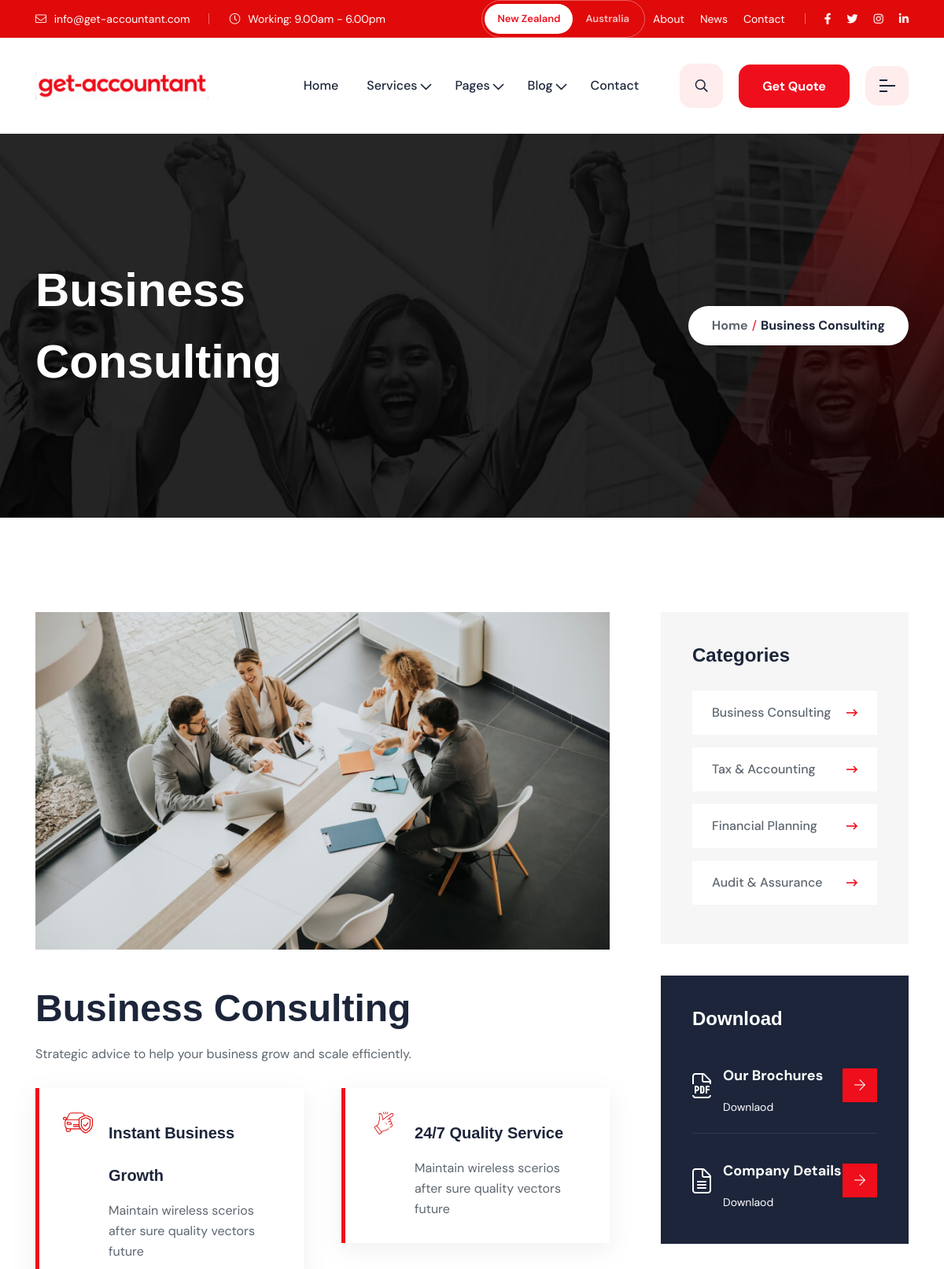
The page /service-details.php (upper part) on the database as committed earlier.
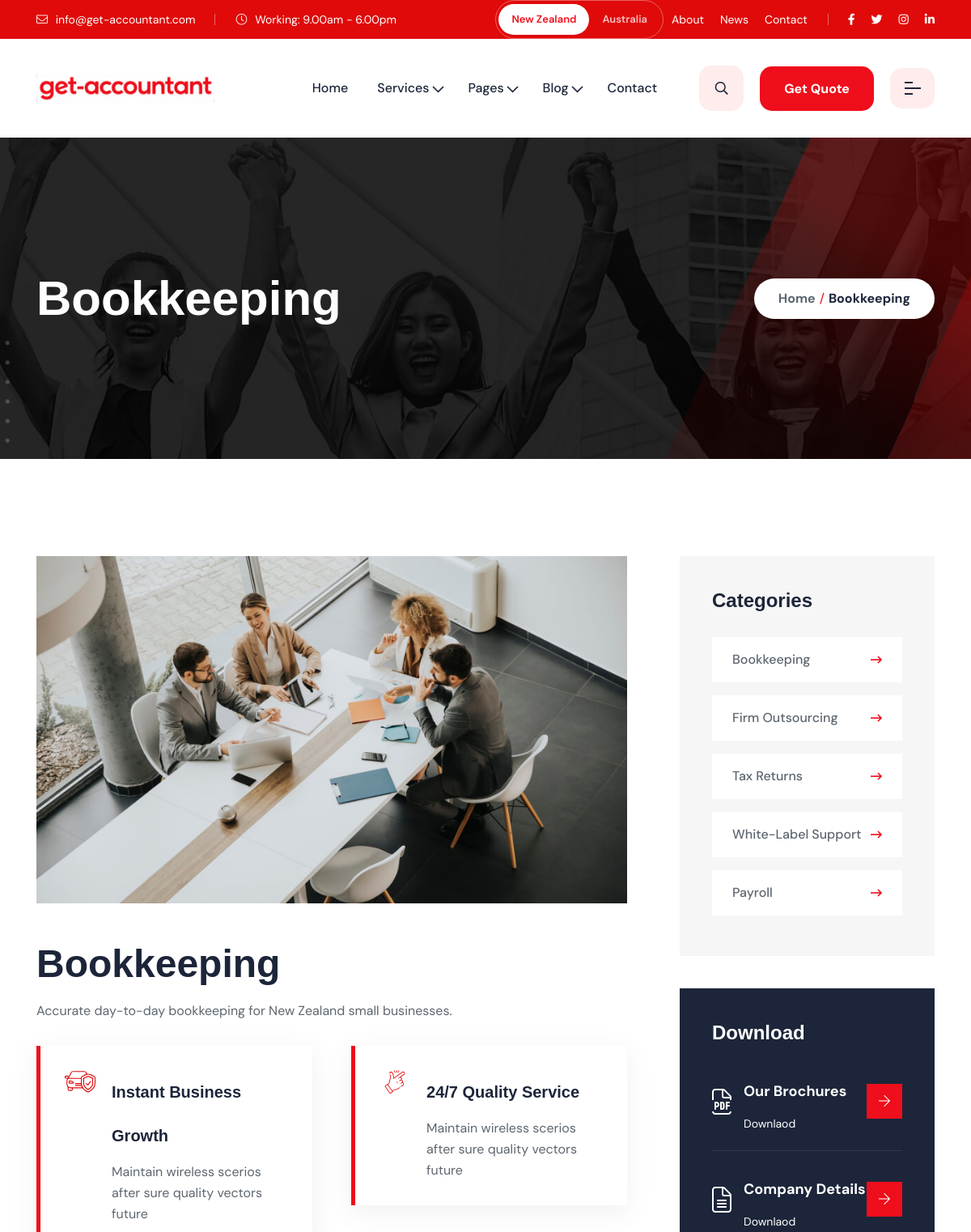
The same page on the database as committed later.
### tables this page shows
CREATE TABLE IF NOT EXISTS services (
    id                INT UNSIGNED AUTO_INCREMENT PRIMARY KEY,
    title             VARCHAR(190)        NOT NULL,
    slug              VARCHAR(190)        NOT NULL UNIQUE,
    branch            ENUM('bookkeeping','firm_outsourcing') NOT NULL DEFAULT 'bookkeeping',
    short_description VARCHAR(400)                 DEFAULT NULL,
    description       LONGTEXT                     DEFAULT NULL,
    icon              VARCHAR(120)                 DEFAULT NULL,
    image             VARCHAR(255)                 DEFAULT NULL,
    sort_order        INT                 NOT NULL DEFAULT 0,
    created_at        DATETIME            NOT NULL DEFAULT CURRENT_TIMESTAMP
);

### includes/functions.php (called while the page is built, shortened)
<?php
function e(?string $value): string
{
    return htmlspecialchars($value ?? '', ENT_QUOTES, 'UTF-8');
}

### service-details.php (the view, shortened to what this page needs)
<?php
$allServices = [];
$service     = null;
if ($pdo = db()) {
    try {
        $allServices = $pdo->query('SELECT * FROM services ORDER BY sort_order ASC, id ASC')->fetchAll();
        if (!$service && !empty($allServices)) {
            $service = $allServices[0];
        }
    } catch (Throwable $e) {
        $allServices = [];
    }
}
require __DIR__ . '/includes/header.php';
?>
    <div class="rts-breadcrumb-area breadcrumb-bg bg_image">
        <div class="container">
            <div class="flex flex-wrap -mx-[15px] items-center">
                <div class="xl:w-1/2 px-[15px] lg:w-1/2 md:w-1/2 sm:w-full w-full breadcrumb-1">
                    <h1 class="title"><?php echo e($service['title']); ?></h1>
                </div>
                <div class="xl:w-1/2 px-[15px] lg:w-1/2 md:w-1/2 sm:w-full w-full">
                    <div class="bread-tag">
                        <a href='index.php'>Home</a>
                        <span> / </span>
                        <a class='active' href='service-details.php'><?php echo e($service['title']); ?></a>
                    </div>
                </div>
            </div>
        </div>
    </div>
    <div class="rts-service-details-area rts-section-gap">
        <div class="container">
            <div class="flex flex-wrap -mx-[15px]">
                <div class="xl:w-2/3 px-[15px] md:w-full sm:w-full w-full">
                    <div class="service-detials-step-1">
                        <div class="thumbnail">
                            <img src="<?php echo e($service['image'] ?: 'assets/images/service/01.jpg'); ?>" alt="<?php echo e($service['title']); ?>">
                        </div>
                        <h2 class="title"><?php echo e($service['title']); ?></h2>
                        <p class="disc">
                            <?php echo nl2br(e($service['description'] ?: $service['short_description'] ?? '')); ?>
                        </p>
                        <div class="flex flex-wrap -mx-[24px] [&>*]:!px-[24px] mt--30 mb--40">
                            <div class="lg:w-1/2 px-[15px]">
                                <div class="service-details-card">
                                    <div class="thumbnail">
                                        <img src="assets/images/service/icon/09.svg" alt="" class="icon">
                                    </div>
                                    <div class="details">
                                        <h3 class="title">Instant Business Growth</h3>
                                        <p class="disc">Maintain wireless scerios after sure quality vectors future</p>
                                    </div>
                                </div>
                            </div>
                            <div class="lg:w-1/2 px-[15px]">
                                <div class="service-details-card">
                                    <div class="thumbnail">
                                        <img src="assets/images/service/icon/10.svg" alt="" class="icon">
                                    </div>
                                    <div class="details">
                                        <h3 class="title">24/7 Quality Service</h3>
                                        <p class="disc">Maintain wireless scerios after sure quality vectors future</p>
                                    </div>
                                </div>
                            </div>
                        </div>
                    </div>
                </div>
                <div class="xl:w-1/3 px-[15px] md:w-full sm:w-full w-full mt_lg--60 pl--50 pl_md--0 pl-lg-controler pl_sm--0">
                    <div class="rts-single-wized Categories service">
                        <div class="wized-header">
                            <h3 class="title h5">
                                Categories
                            </h3>
                        </div>
                        <div class="wized-body">
                            <?php foreach ($allServices as $svc): ?>
                            <ul class="single-categories">
                                <li><a href='service-details.php?slug=<?php echo urlencode($svc['slug']); ?>'<?php echo $svc['slug'] === $service['slug'] ? " class='active'" : ''; ?>><?php echo e($svc['title']); ?> <i class="far fa-long-arrow-right"></i></a></li>
                            </ul>
                            <?php endforeach; ?>
                        </div>
                    </div>
                    <div class="rts-single-wized download service">
                        <div class="wized-header">
                            <h3 class="title h5">Download</h3>
                        </div>
                        <div class="wized-body">
                            <div class="single-download-area">
                                <img src="assets/images/service/icon/07.svg" alt="Business_downlaod">
                                <div class="mid">
                                    <h3 class="title">
                                        Our Brochures
                                    </h3>
                                    <span>Downlaod</span>
                                </div>
                                <a class='rts-btn btn-primary' href='service-details.php'><i class="fal fa-arrow-right"></i></a>
                            </div>
                            <div class="single-download-area">
                                <img src="assets/images/service/icon/08.svg" alt="Business_downlaod">
                                <div class="mid">
                                    <h3 class="title">
                                        Company Details
                                    </h3>
                                    <span>Downlaod</span>
                                </div>
                                <a class='rts-btn btn-primary' href='service-details.php'><i class="fal fa-arrow-right"></i></a>
                            </div>
                        </div>
                    </div>
                </div>
            </div>
        </div>
    </div>
<?php require __DIR__ . '/includes/footer.php'; ?>

### includes/header.php (shortened to what this page needs)
<?php
$currentPage     = basename($_SERVER['SCRIPT_NAME']);
?>
<!DOCTYPE html>
<html lang="en">
<head>
    <link rel="stylesheet" href="assets/css/plugins/swiper.min.css">
    <link rel="stylesheet" href="assets/css/plugins/fontawesome-5.css">
    <link rel="stylesheet" href="assets/css/plugins/unicons.css">
    <link rel="stylesheet" href="assets/css/style.css">
</head>
<body>
    <header class="header--sticky header-one">
        <div class="header-top header-top-one bg-1">
            <div class="container">
                <div class="flex flex-wrap -mx-[15px]">
                    <div class="lg:w-1/2 px-[15px] xl:block hidden">
                        <div class="left">
                            <div class="mail">
                                <a href="mailto:<?php echo e(BUSINESS_EMAIL); ?>"><i class="fal fa-envelope"></i> <?php echo e(BUSINESS_EMAIL); ?></a>
                            </div>
                            <div class="working-time">
                                <p><i class="fal fa-clock"></i> Working: 9.00am - 6.00pm</p>
                            </div>
                        </div>
                    </div>
                    <div class="lg:w-1/2 px-[15px] xl:block hidden">
                        <div class="right">
                            <div class="country-toggle">
                                <a href="index.php" class="country-toggle-btn<?php echo $currentPage !== 'australia.php' ? ' active' : ''; ?>">New Zealand</a>
                                <a href="australia.php" class="country-toggle-btn<?php echo $currentPage === 'australia.php' ? ' active' : ''; ?>">Australia</a>
                            </div>
                            <ul class="top-nav">
                                <li><a href='about-us.php'>About</a></li>
                                <li><a href='blog-list.php'>News</a></li>
                                <li><a href='contactus.php'>Contact</a></li>
                            </ul>
                            <ul class="social-wrapper-one">
                                <li><a href="https://www.facebook.com/" target="_blank" rel="noopener"><i class="fab fa-facebook-f"></i></a></li>
                                <li><a href="https://twitter.com/" target="_blank" rel="noopener"><i class="fab fa-twitter"></i></a></li>
                                <li><a href="https://www.instagram.com/" target="_blank" rel="noopener"><i class="fab fa-instagram"></i></a></li>
                                <li><a class="mr--0" href="https://www.linkedin.com/" target="_blank" rel="noopener"><i class="fab fa-linkedin-in"></i></a></li>
                            </ul>
                        </div>
                    </div>
                </div>
            </div>
        </div>
        <div class="header-main-one bg-white">
            <div class="container">
                <div class="flex flex-wrap -mx-[15px]">
                    <div class="xl:w-1/4 px-[15px] lg:w-1/3 md:w-1/3 sm:w-1/3 w-1/3">
                        <div class="thumbnail">
                            <a href='index.php'>
                                <img src="assets/images/logo/logo-get-accountant-wordmark.png" alt="<?php echo e(APP_NAME); ?>">
                            </a>
                        </div>
                    </div>
                    <div class="xl:w-3/4 px-[15px] lg:w-2/3 md:w-2/3 sm:w-2/3 w-2/3">
                        <div class="main-header">
                            <nav class="nav-main mainmenu-nav hidden xl:block">
                                <ul class="mainmenu">
                                    <li><a class='nav-item<?php echo $currentPage === 'index.php' ? ' active' : ''; ?>' href='index.php'>Home</a></li>
                                    <li class="has-droupdown">
                                        <a class='nav-link' href='our-service.php'>Services</a>
                                    </li>
                                    <li class="has-droupdown">
                                        <a class='nav-link' href='about-us.php'>Pages</a>
                                    </li>
                                    <li class="has-droupdown">
                                        <a class='nav-link' href='blog-list.php'>Blog</a>
                                    </li>
                                    <li><a class='nav-item' href='contactus.php'>Contact</a></li>
                                </ul>
                            </nav>
                            <div class="button-area">
                                <button id="search" class="rts-btn btn-primary-alta"><i class="far fa-search"></i></button>
                                <a class='rts-btn btn-primary ml--20 ml_sm--5 header-one-btn quote-btn' href='contactus.php'>Get Quote</a>
                                <button id="menu-btn" class="menu rts-btn btn-primary-alta ml--20 ml_sm--5">
                                    <img class="menu-dark" src="assets/images/icon/menu.png" alt="Menu-icon">
                                </button>
                            </div>
                        </div>
                    </div>
                </div>
            </div>
        </div>
    </header>

### includes/footer.php (shortened to what this page needs)
</body>
</html>

Rows that differ between the two databases and show on the page:
changed services: title "Business Consulting" → "Bookkeeping"; short_description "Strategic advice to help your business grow and scale efficiently." → "Accurate day-to-day bookkeeping for New Zealand small businesses."
changed services: title "Audit & Assurance" → "Firm Outsourcing"; moves up the list
changed services: title "Tax & Accounting" → "Tax Returns"
added services: title "White-Label Support"
changed services: title "Financial Planning" → "Payroll"
